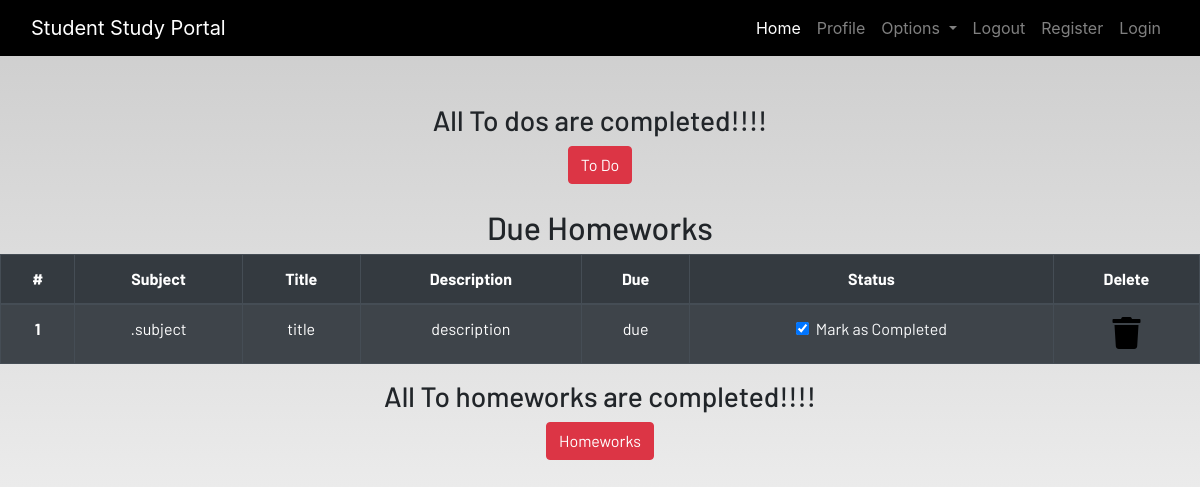
The page /profile/ (signed in) on the database as committed earlier.
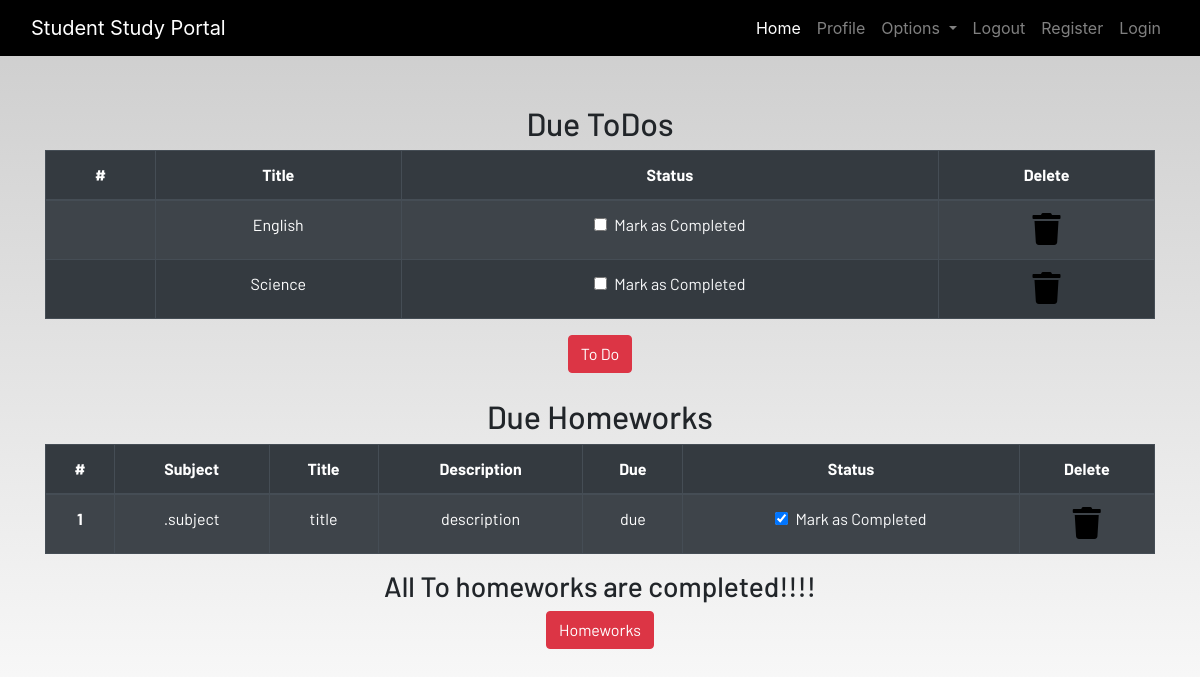
The same page on the database as committed later.
### dashboard/models.py (models this page shows, shortened)
class TODO(models.Model):
    user = models.ForeignKey(User, on_delete=models.CASCADE)
    title = models.CharField(max_length=100)
    is_finished = models.BooleanField(default=False)
    class Meta:
        verbose_name_plural = "to do"

### dashboard/views.py (the view)
# urls.py: path('profile/', dash_views.profile, name='profile' ),
def profile(request):
    homeworks = HomeWork.objects.filter(is_finished = False, user = request.user)
    todos = TODO.objects.filter(is_finished = False, user = request.user)
    if len(homeworks) == 0:
        homework_done = True
    else:
        homework_done = False
    if len(todos) == 0:
        todos_done = True
    else:
        todos_done= False
    context = {
        'homeworks':homeworks,
        'homework_done':homework_done,
        'todos':todos,
        'todos_done':todos_done,
    }
    return render(request, 'dashboard/profile.html', context)

### dashboard/templates/dashboard/profile.html
{% extends 'dashboard/base.html' %}
{% load static %}
{% load crispy_forms_tags%}
{% block content %}
<section class="text-center">
    {% if not todos_done %}
    <div class="container">
        <h2>Due ToDos</h2>
        <table class="table table-striped table-bordered table-hover table-dark">
            <thead>
                <tr>
                    <th scope="col">#</th>
                    <th scope="col">Title</th>
                    <th scope="col">Status</th>
                    <th scope="col">Delete</th>
                </tr>
            </thead>
            <tbody>
                {% for todo in todos %}
                <tr>
                    <th scope="row">{{forloop.contuer}}</th>
                    <td>{{todo.title}}</td>
                    <td>
                        <a href="{% url 'dashboard_app:to_do' todo.id %}">
                            <div class="form-check">
                                {% if todo.is_finished == True %}
                                <input class="form-check-input" type="checkbox" value="" checked id=2>
                                {% else %}
                                <input class="form-check-input" type="checkbox" value="" >
                                {% endif %}
                                <label class="form-check-label text-light" for="flexCheckDefault">
                                    Mark as Completed
                                </label>
                            </div>
                        </a>
                    </td>
                    <td><a href="{% url 'dashboard_app:delete_todo' todo.id %}"><i class="fa fa-trash fa-2x"></i></a></td>
                </tr>
                {% endfor %}
            </tbody>
        </table>
        {% else %}
        <h3>All To dos are completed!!!!</h3>
        {% endif %}
        <a href="{% url 'dashboard_app:to_do' todo.id %}" class="btn btn-danger">To Do</a>
        <br><br>
        <h2>Due Homeworks</h2>
        <table class="table table-striped table-bordered table-hover table-dark">
            <thead>
                <tr>
                    <th scope="col">#</th>
                    <th scope="col">Subject</th>
                    <th scope="col">Title</th>
                    <th scope="col">Description</th>
                    <th scope="col">Due</th>
                    <th scope="col">Status</th>
                    <th scope="col">Delete</th>
                </tr>
            </thead>
            <tbody>
                <tr>
                    <th scope="row">1</th>
                    <td>.subject</td>
                    <td>title</td>
                    <td>description</td>
                    <td>due</td>
                    <td>
                        <a href="#">
                            <div class="form-check">
                                <input class="form-check-input" type="checkbox" value="" checked id=2>
                                <label class="form-check-label text-light" for="flexCheckDefault">
                                    Mark as Completed
                                </label>
                            </div>
                        </a>
                    </td>
                    <td><a href="#"><i class="fa fa-trash fa-2x"></i></a></td>
                </tr>
            </tbody>
        </table>
        <h3>All To homeworks are completed!!!!</h3>
        <a href="#" class="btn btn-danger">Homeworks</a>
    </div>
</section>
{% endblock content %}

Rows that differ between the two databases and show on the page:
added TODO: title "English"
added TODO: title "Science"
Other text that changed with them:
text no longer shown: "All To dos are completed!!!!"
text now shown: "Due ToDos # Title Status Delete"
